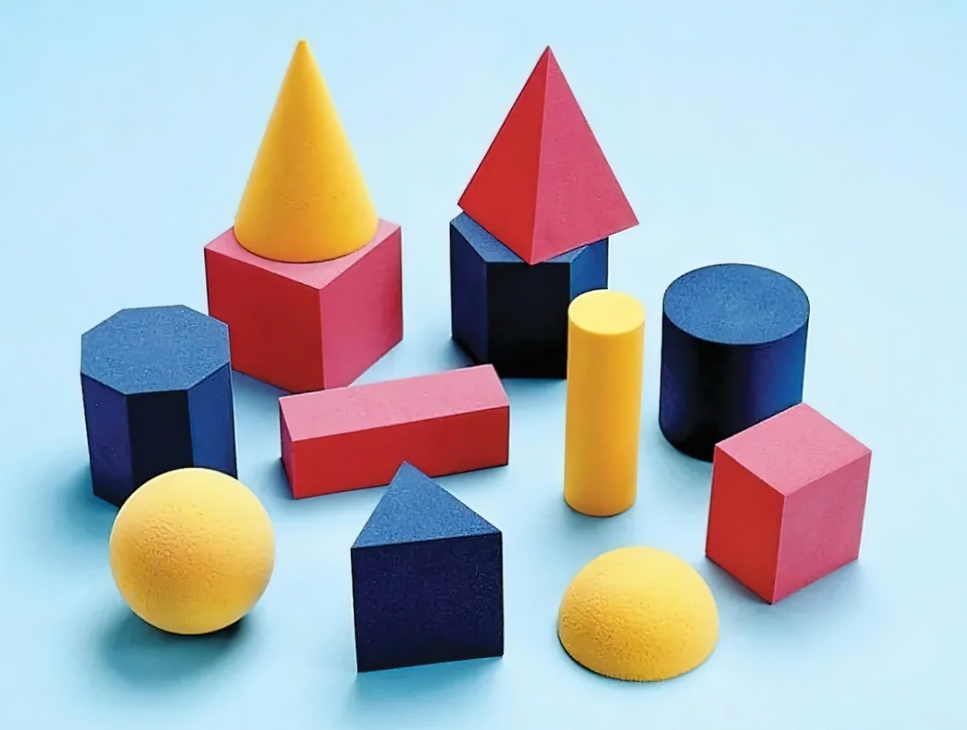
//> input picture image.jpg, 967 x 730 px, shrunk from 2506 x 1892 before the run
$ ./main   (built with g++ and OpenCV 4)
//> lines starting //> are read from the running program, lines starting //| are printed output that depends on the picture; after the words box and inside, x2 and y2 are one past the last pixel; in counts of white or black regions, pixels touching at a corner belong together
#include <iostream>
#include <opencv2/highgui.hpp>
#include <opencv2/imgproc.hpp>
#include <opencv2/core/types.hpp>

using namespace cv;
int main()
{
    Mat img = imread("image.jpg", IMREAD_COLOR);
//> img is the input picture: 730 rows x 967 cols, CV_8UC3; mean B, G, R 187.6, 180.7, 174.2
    if (img.empty()){
        std::cout << "Изображение не загружено" << std::endl;
        return -1;
    }

    Mat part1 = img(Rect(0, 0, img.cols / 2, img.rows / 2));
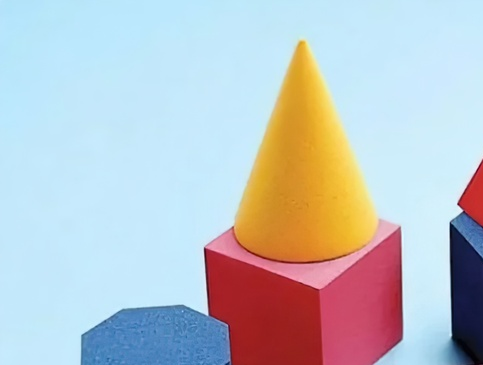
//> part1: 365 rows x 483 cols, CV_8UC3; mean B, G, R 200.3, 194.7, 188.8
    Mat part2 = img(Rect(img.cols / 2, 0, img.cols / 2, img.rows / 2));
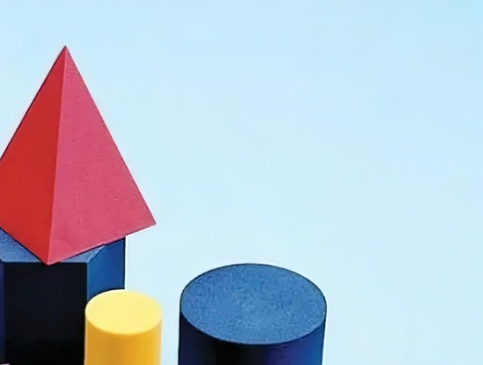
//> part2: 365 rows x 483 cols, CV_8UC3; mean B, G, R 207, 192.2, 181.3
    Mat part3 = img(Rect(0, img.rows / 2, img.cols / 2, img.rows / 2));
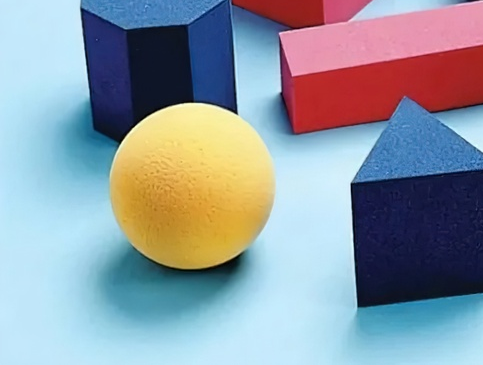
//> part3: 365 rows x 483 cols, CV_8UC3; mean B, G, R 163.2, 152.8, 141.9
    Mat part4 = img(Rect(img.cols / 2, img.rows / 2, img.cols / 2, img.rows / 2));
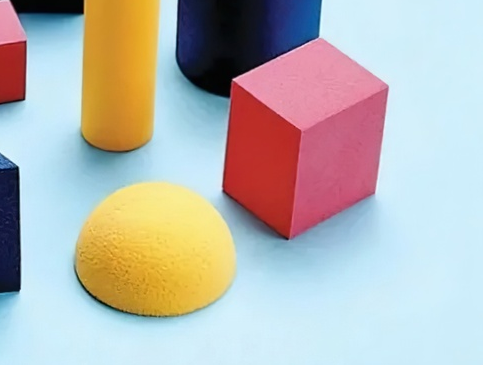
//> part4: 365 rows x 483 cols, CV_8UC3; mean B, G, R 179.6, 182.9, 184.8
    imshow("Display window1", part1);
    imshow("Display window2", part2);
    imshow("Display window3", part3);
    imshow("Display window4", part4);

    Mat mask = Mat::zeros(img.size(), img.type());
    circle(mask, Point(img.cols / 2, img.rows / 2), 200, Scalar(255, 255, 255), -1);
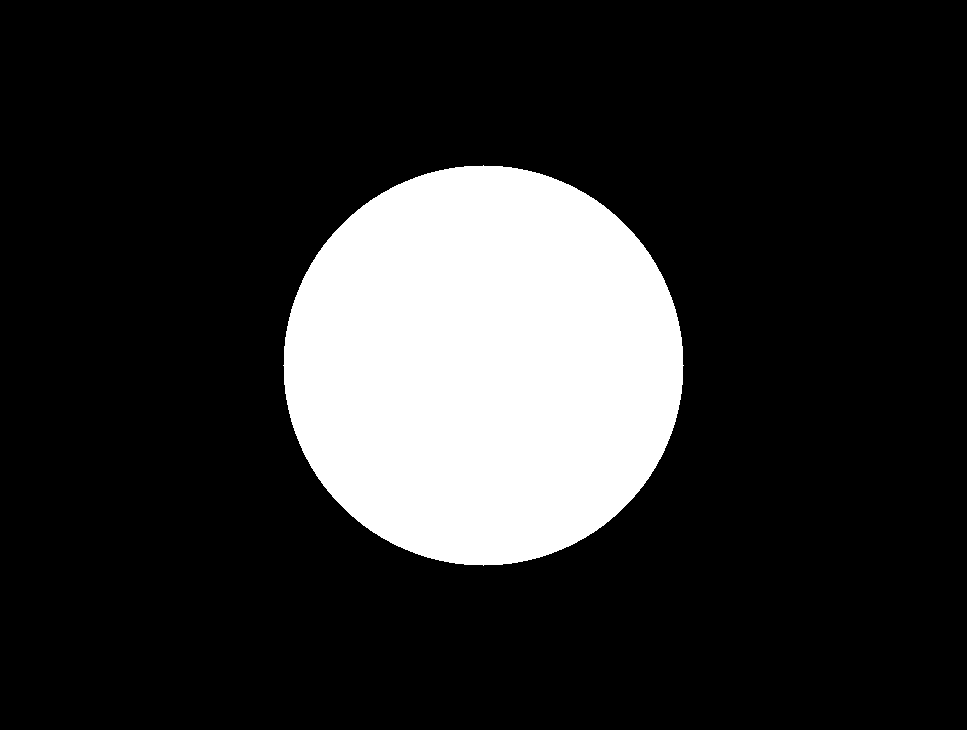
//> mask: 730 rows x 967 cols, CV_8UC3; 17.8% white; 1 white region, box (x1, y1, x2, y2) and area: (283, 165, 684, 566) 125629
    imshow("Mask", mask);
    Mat r = Mat::zeros(img.size(), img.type());

    // std::cout << img.size() << " " << r.rows << " " << r.cols << std::endl;

    bitwise_and(img, mask, r);
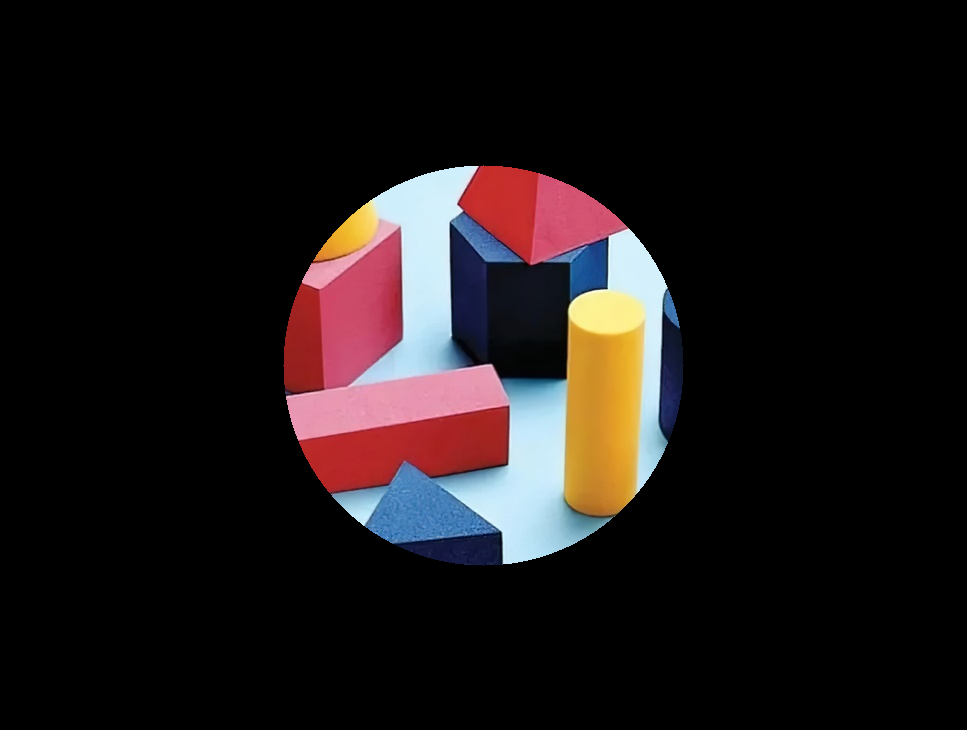
//> r: 730 rows x 967 cols, CV_8UC3; mean B, G, R 22.5, 22.1, 28.4
    for(int i = 0; i < r.rows; i++){
        for(int j = 0; j < r.cols; j++){
            if(!mask.at<uchar>(i, j)){
                r.at<uchar>(i, j) = 255;
            }
        }
    }
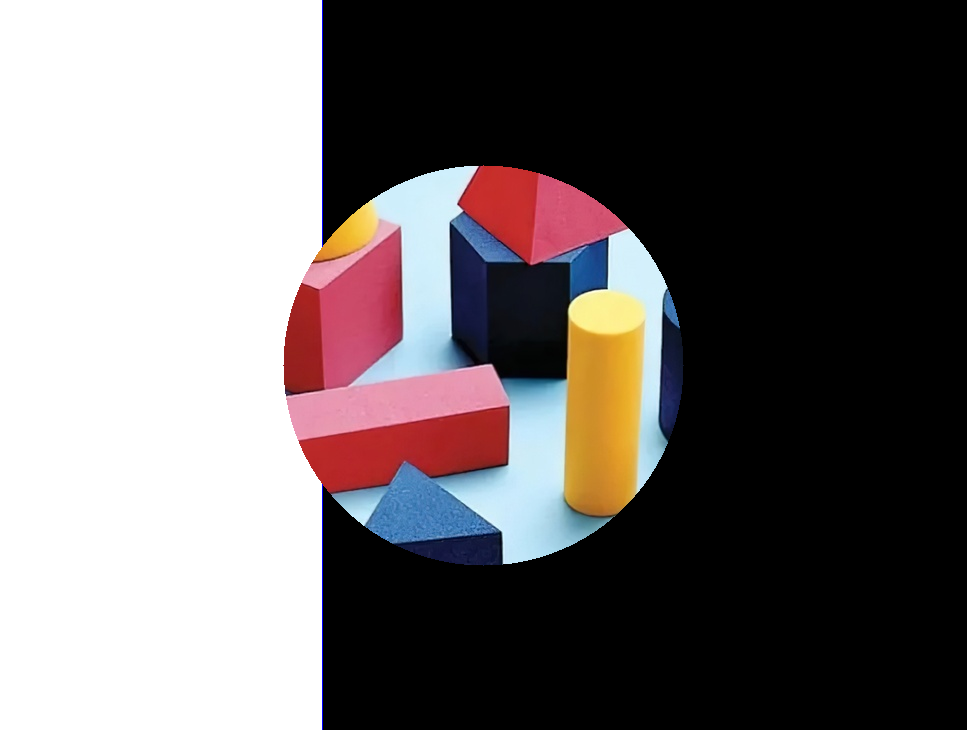
//> r: 730 rows x 967 cols, CV_8UC3; mean B, G, R 105.3, 104.8, 111.1
    imshow("Result", r);
    waitKey(0);
    return 0;
}
